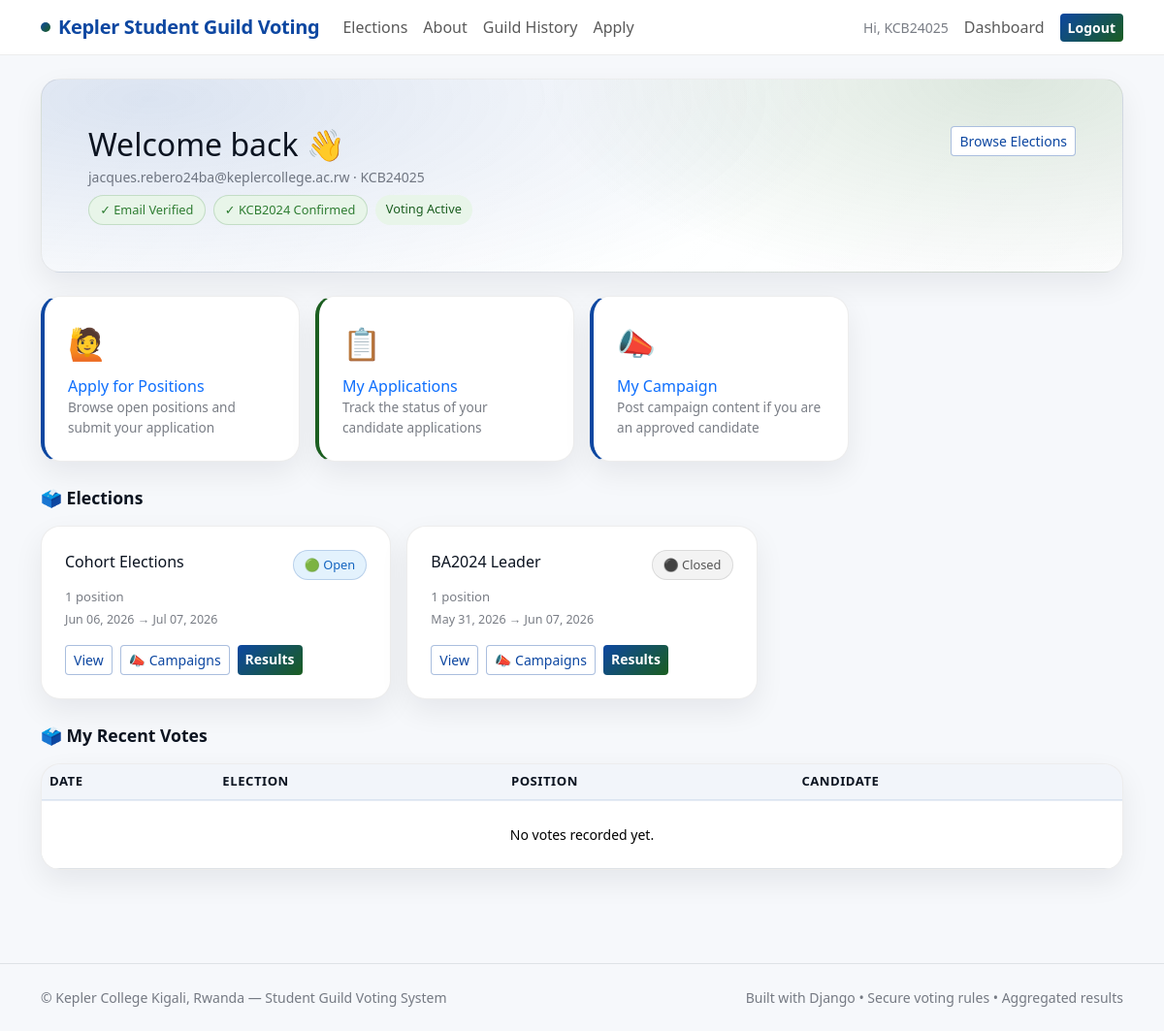
Page /dashboard/ (signed in) on the committed database.
### apps/accounts/models.py (models this page shows, shortened)
class User(AbstractUser):
    email = models.EmailField(unique=True)
    student_id = models.CharField(max_length=20, unique=True)
    cohort = models.ForeignKey(
        Cohort,
        on_delete=models.SET_NULL,
        null=True,
        blank=True,
        related_name='students'
    )
    is_cohort_confirmed = models.BooleanField(
        default=False,
        help_text='Admin confirms the student belongs to the selected cohort'
    )
    is_email_verified = models.BooleanField(default=False)
    can_vote = models.BooleanField(default=True)

class Cohort(models.Model):
    name = models.CharField(max_length=100, unique=True)
    year = models.PositiveIntegerField(help_text="Year this cohort started")
    class Meta:
        ordering = ['-year']

### apps/elections/models.py (models this page shows, shortened)
class Election(models.Model):
    SCOPE_ALL = 'all'
    SCOPE_COHORT = 'cohort'
    SCOPE_CHOICES = [
        (SCOPE_ALL, 'Whole College'),
        (SCOPE_COHORT, 'Specific Cohort(s) Only'),
    ]
    name = models.CharField(max_length=200)
    description = models.TextField(blank=True)
    start_at = models.DateTimeField()
    end_at = models.DateTimeField()
    is_published = models.BooleanField(default=True)
    allow_live_results = models.BooleanField(default=False)
    visibility_scope = models.CharField(
        max_length=10, choices=SCOPE_CHOICES, default=SCOPE_ALL
    )
    visible_to_cohorts = models.ManyToManyField(
        'accounts.Cohort', blank=True, related_name='visible_elections'
    )
    voting_scope = models.CharField(
        max_length=10, choices=SCOPE_CHOICES, default=SCOPE_ALL
    )
    voting_cohorts = models.ManyToManyField(
        'accounts.Cohort', blank=True, related_name='voting_elections'
    )
    created_at = models.DateTimeField(auto_now_add=True)
    class Meta:
        ordering = ['-start_at']
    @property
    def is_open(self):
        now = timezone.now()
        return self.is_published and self.start_at <= now <= self.end_at
    @property
    def is_closed(self):
        return timezone.now() > self.end_at

### apps/dashboard/views.py (the view)
# urls.py: path('', views.student, name='student'),
@login_required
def student(request):
    if request.user.is_staff:
        return redirect('dashboard:admin_overview')
    elections = Election.objects.filter(is_published=True).order_by('-start_at')
    my_votes = Vote.objects.filter(voter=request.user).select_related(
        'election', 'position', 'candidate'
    )
    voted_map = {}
    for v in my_votes:
        voted_map.setdefault(v.election_id, set()).add(v.position_id)
    return render(request, 'dashboard/student.html', {
        'elections': elections,
        'my_votes': my_votes,
        'voted_map': voted_map,
    })

### apps/core/context_processors.py (called while the page is built)
def kepler_branding(request):
    return {
        "KEPLER_APP_NAME": "Kepler Student Guild Voting",
        "KEPLER_LOCATION": "Kepler College Kigali, Rwanda",
    }

### templates/dashboard/student.html (shortened to what this page needs)
{% extends 'base.html' %}
{% block content %}
<div class="hero p-4 p-md-5 mb-4">
  <div class="d-flex flex-column flex-md-row justify-content-between align-items-start gap-3">
    <div>
      <h2 class="fw-800 mb-1">Welcome back 👋</h2>
      <div class="small-muted">{{ user.email }} · {{ user.student_id }}</div>
      <div class="d-flex flex-wrap gap-2 mt-2">
        {% if user.is_email_verified %}
        <span class="k-pill pill-approved">✓ Email Verified</span>
        {% else %}
        <span class="k-pill pill-rejected">✗ Email Not Verified</span>
        {% endif %}
        {% if user.cohort %}
          {% if user.is_cohort_confirmed %}
          <span class="k-pill pill-approved">✓ {{ user.cohort.name }} Confirmed</span>
          {% else %}
          <span class="k-pill pill-pending">⏳ {{ user.cohort.name }} — Pending Confirmation</span>
          {% endif %}
        {% else %}
        <span class="k-pill pill-pending">No Cohort Assigned</span>
        {% endif %}
        {% if user.can_vote %}
        <span class="k-pill pill-green">Voting Active</span>
        {% else %}
        <span class="k-pill pill-rejected">Voting Blocked</span>
        {% endif %}
      </div>
    </div>
    <div class="d-flex gap-2 flex-wrap">
      <a href="{% url 'elections:elections_list' %}" class="btn btn-outline-kepler btn-sm">
        Browse Elections
      </a>
    </div>
  </div>
</div>
<div class="row g-3 mb-4">
  <div class="col-md-3">
    <a href="{% url 'elections:open_positions' %}" class="text-decoration-none">
      <div class="kepler-card p-4 h-100" style="border-left:4px solid var(--kepler-blue);">
        <div style="font-size:2rem;">🙋</div>
        <div class="fw-700 mt-2">Apply for Positions</div>
        <div class="small-muted" style="font-size:.85rem;">
          Browse open positions and submit your application
        </div>
      </div>
    </a>
  </div>
  <div class="col-md-3">
    <a href="{% url 'elections:my_applications' %}" class="text-decoration-none">
      <div class="kepler-card p-4 h-100" style="border-left:4px solid var(--kepler-green);">
        <div style="font-size:2rem;">📋</div>
        <div class="fw-700 mt-2">My Applications</div>
        <div class="small-muted" style="font-size:.85rem;">
          Track the status of your candidate applications
        </div>
      </div>
    </a>
  </div>
  <div class="col-md-3">
    <a href="{% url 'elections:my_campaign' %}" class="text-decoration-none">
      <div class="kepler-card p-4 h-100" style="border-left:4px solid var(--kepler-blue);">
        <div style="font-size:2rem;">📣</div>
        <div class="fw-700 mt-2">My Campaign</div>
        <div class="small-muted" style="font-size:.85rem;">
          Post campaign content if you are an approved candidate
        </div>
      </div>
    </a>
  </div>
</div>
<div class="section-title mb-3">🗳️ Elections</div>
<div class="row g-3 mb-4">
  {% for e in elections %}
  <div class="col-md-6 col-lg-4">
    <div class="kepler-card p-4 h-100">
      <div class="d-flex justify-content-between align-items-start mb-2">
        <div class="fw-700">{{ e.name }}</div>
        {% if e.is_open %}<span class="k-pill pill-open">🟢 Open</span>
        {% elif e.is_closed %}<span class="k-pill pill-closed">⚫ Closed</span>
        {% else %}<span class="k-pill pill-upcoming">🟡 Upcoming</span>{% endif %}
      </div>
      <div class="small-muted mb-1" style="font-size:.82rem;">
        {{ e.positions.count }} position{{ e.positions.count|pluralize }}
      </div>
      <div class="small-muted mb-3" style="font-size:.78rem;">
        {{ e.start_at|date:"M d, Y" }} → {{ e.end_at|date:"M d, Y" }}
      </div>
      <div class="d-flex gap-2 flex-wrap">
        <a href="{% url 'elections:election_detail' e.id %}"
           class="btn btn-outline-kepler btn-sm">View</a>
        <a href="{% url 'elections:campaign_browse' e.id %}"
           class="btn btn-outline-kepler btn-sm">📣 Campaigns</a>
        {% if e.is_closed or e.allow_live_results %}
        <a href="{% url 'elections:results' e.id %}"
           class="btn btn-kepler btn-sm">Results</a>
        {% endif %}
      </div>
    </div>
  </div>
  {% empty %}
  <div class="col-12">
    <div class="kepler-card p-4 text-center">
      <div class="small-muted">No elections available yet.</div>
    </div>
  </div>
  {% endfor %}
</div>
<div class="section-title mb-3">🗳️ My Recent Votes</div>
<div class="kepler-card p-0 overflow-hidden">
  <table class="table mb-0">
    <thead>
      <tr>
        <th>Date</th>
        <th>Election</th>
        <th>Position</th>
        <th>Candidate</th>
      </tr>
    </thead>
    <tbody>
      {% for v in my_votes|slice:":10" %}
      <tr>
        <td class="small-muted">{{ v.cast_at|date:"M d, Y" }}</td>
        <td class="fw-600">{{ v.election.name }}</td>
        <td>{{ v.position.title }}</td>
        <td>{{ v.candidate.full_name }}</td>
      </tr>
      {% empty %}
      <tr>
        <td colspan="4" class="text-center py-4 small-muted">No votes recorded yet.</td>
      </tr>
      {% endfor %}
    </tbody>
  </table>
</div>
{% endblock %}

### templates/base.html (shortened to what this page needs)
<!DOCTYPE html>
<html lang="en">
<head>
  <link href="https://cdn.jsdelivr.net/npm/bootstrap@5.3.2/dist/css/bootstrap.min.css" rel="stylesheet">
  {% load static %}
  <link rel="stylesheet" href="{% static 'css/styles.css' %}">
</head>
<body>
<nav class="navbar navbar-expand-lg navbar-glass sticky-top mb-4">
  <div class="container">
    <a class="navbar-brand brand-badge" href="{% url 'core:home' %}">
      <span class="brand-dot"></span>
      Kepler Student Guild Voting
    </a>
    <div class="collapse navbar-collapse" id="navbarNav">
      <ul class="navbar-nav me-auto">
        <li class="nav-item">
          <a class="nav-link" href="{% url 'elections:elections_list' %}">Elections</a>
        </li>
        <li class="nav-item">
          <a class="nav-link" href="{% url 'core:about' %}">About</a>
        </li>
        <li class="nav-item">
          <a class="nav-link" href="{% url 'history:guild_history' %}">Guild History</a>
        </li>
        {% if request.user.is_authenticated and not request.user.is_staff %}
        <li class="nav-item">
          <a class="nav-link" href="{% url 'elections:open_positions' %}">Apply</a>
        </li>
        {% endif %}
      </ul>
      <ul class="navbar-nav ms-auto align-items-center gap-2">
        {% if request.user.is_authenticated %}
        <li class="nav-item">
          <span class="small-muted">Hi, {{ request.user.student_id }}</span>
        </li>
        <li class="nav-item">
          <a class="nav-link" href="{% url 'dashboard:student' %}">Dashboard</a>
        </li>
        <li class="nav-item">
          <a href="{% url 'accounts:logout' %}"
             class="btn btn-kepler btn-sm">Logout</a>
        </li>
        {% endif %}
      </ul>
    </div>
  </div>
</nav>
<main class="container pb-5">
  {% block content %}{% endblock %}
</main>
<footer class="border-top py-4 mt-5">
  <div class="container d-flex flex-wrap justify-content-between align-items-center">
    <div class="footer">
      © Kepler College Kigali, Rwanda — Student Guild Voting System
    </div>
    <div class="footer">
      Built with Django • Secure voting rules • Aggregated results
    </div>
  </div>
</footer>
</body>
</html>

### static/css/styles.css (style rules this page uses)
:root { --kepler-green: #1b5e20; --kepler-green-mid: #2e7d32; --kepler-green-light: #e8f5e9; --kepler-blue: #0d47a1; --kepler-blue-mid: #1565c0; --kepler-blue-light: #e3f2fd; --kepler-white: #ffffff; --kepler-dark: #0b1320; --kepler-gray: #f6f8fb; --kepler-border: rgba(0,0,0,0.07); --kepler-shadow: 0 12px 30px rgba(11,19,32,0.07); }
body { background: var(--kepler-gray); color: var(--kepler-dark); font-family: 'Segoe UI', system-ui, sans-serif; }
.navbar-glass { background: rgba(255,255,255,0.92); backdrop-filter: blur(12px); border-bottom: 1px solid var(--kepler-border); }
.brand-badge { display: inline-flex; align-items: center; gap: .5rem; font-weight: 800; color: var(--kepler-blue); letter-spacing: -.3px; }
.brand-dot { width: 10px; height: 10px; border-radius: 999px; background: linear-gradient(135deg, var(--kepler-blue), var(--kepler-green)); display: inline-block; }
.kepler-card { border: 1px solid var(--kepler-border); border-radius: 1.25rem; box-shadow: var(--kepler-shadow); background: var(--kepler-white); }
.hero { background: radial-gradient(1200px 400px at 10% 10%, rgba(13,71,161,.15), transparent 60%), radial-gradient(900px 400px at 90% 0%, rgba(27,94,32,.15), transparent 55%), linear-gradient(135deg, rgba(255,255,255,0.95), rgba(255,255,255,0.85)); border: 1px solid var(--kepler-border); border-radius: 1.25rem; box-shadow: var(--kepler-shadow); }
.btn-kepler { background: linear-gradient(135deg, var(--kepler-blue), var(--kepler-green)); color: #fff; border: 0; font-weight: 600; }
.btn-outline-kepler { border: 1.5px solid rgba(13,71,161,0.35); color: var(--kepler-blue); background: white; font-weight: 500; }
.k-pill { font-size: .8rem; padding: .3rem .7rem; border-radius: 999px; font-weight: 500; display: inline-block; }
.pill-green { background: var(--kepler-green-light); color: var(--kepler-green); }
.pill-approved { background: var(--kepler-green-light); color: var(--kepler-green-mid); border: 1px solid rgba(46,125,50,.2); }
.pill-open { background: var(--kepler-blue-light); color: var(--kepler-blue-mid); border: 1px solid rgba(13,71,161,.2); }
.pill-closed { background: #f3f3f3; color: #555; border: 1px solid rgba(0,0,0,.1); }
.table thead th { background: rgba(13,71,161,0.05); color: var(--kepler-dark); font-size: .82rem; font-weight: 700; letter-spacing: .04em; text-transform: uppercase; border-bottom: 2px solid rgba(13,71,161,0.1); }
.small-muted { color: rgba(11,19,32,0.55); font-size: .875rem; }
.section-title { font-weight: 800; font-size: 1.1rem; color: var(--kepler-dark); }
.footer { color: rgba(11,19,32,0.55); font-size: .875rem; }

### rows in the picture
User: user.student_id "KCB24025", email "jacques.rebero24ba@keplercollege.ac.rw", student_id "KCB24025", cohort.name "KCB2024"
Election: name "Cohort Elections", is_published "🟢 Open", positions.count "1", start_at "Jun 06, 2026", end_at "Jul 07, 2026", allow_live_results "Results"
Election: name "BA2024 Leader", is_published "⚫ Closed", positions.count "1", start_at "May 31, 2026", end_at "Jun 07, 2026", shows "Results"
